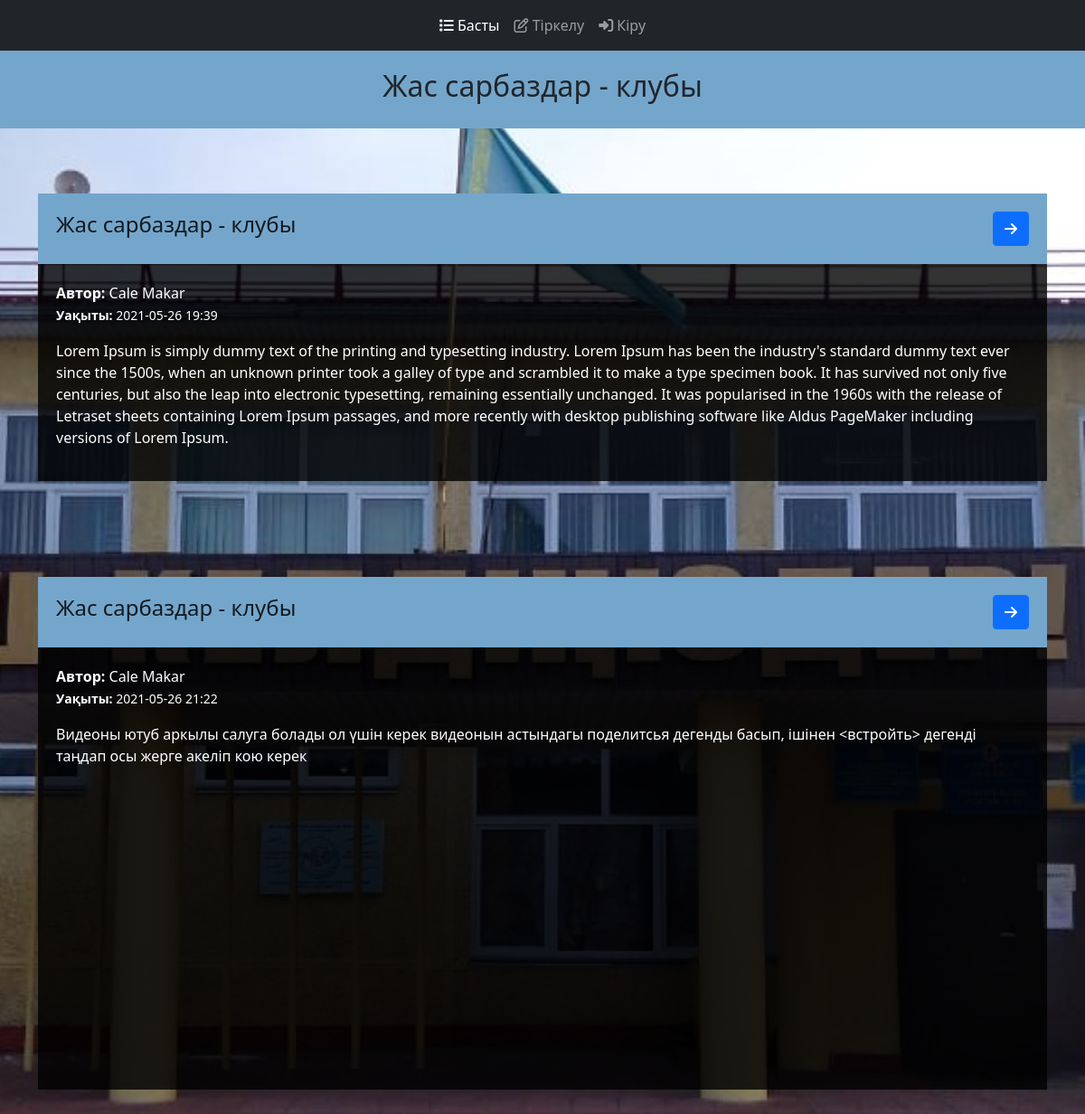
Screenshot of /group/2/ with the database file from the repository.
### circle/models.py (models this page shows, shortened)
class Group(models.Model):
	title   = models.CharField('Клуб атауы', max_length = 250)
	body    = models.TextField('Клуб жайында')
	picture = models.CharField('Клуб логотипі', max_length = 250, blank = True)
	users   = models.CharField('Клуб қолданушыларына', max_length = 3)

### main/models.py (models this page shows, shortened)
class Article(models.Model):
	author = models.ForeignKey(User, on_delete = models.CASCADE)
	group  = models.ForeignKey(Group, on_delete = models.CASCADE, default = 1)
	body   = models.TextField('Текст')
	date   = models.CharField('Уақыт', max_length = 50, default = 'Белгісіз сайт әкімшісіне хабарлаңыз')
	class Meta:
		verbose_name = 'Клуб жаңалықтары'
		verbose_name_plural = 'Клуб жаңалықтары'

### circle/views.py (the view)
# urls.py: path('<int:pk>/', views.DetailsView.as_view(), name = 'detail'),
class DetailsView(DetailView):
	model = Group
	template_name = 'circle/details.html'
	def get_context_data(self, **kwargs):
		context = super(DetailsView, self).get_context_data(**kwargs)
		context['article'] = Article.objects.all()
		context['customer'] = Customer.objects.all()
		return context

### circle/templates/circle/details.html (shortened to what this page needs)
{% extends 'base.html' %}
{% load static %}
{% block content %}
	<div>
		<div class="group-header">
			<div class="group">
				<div class="head-text">
					<h2>{{ object.title }} - клубы</h2>
				</div>
			</div>
		</div>
			{% for news in article %}
				{% if news.group == object %}
					<div class="container">
					<br>
						<br>
						<br>
							<div class="feed-block-content">
								<div class="header-block group">
									<div class="left-header">
										<h4><a href="" style="text-decoration: none;">{{ news.group.title }} - клубы </a> </h4>
									</div>
									<div class="right-header">
										<a href="{% url 'article_detail' news.id %}" class="btn btn-primary"><i class="fas fa-arrow-right"></i></a>
									</div>
								</div>
								<div class="content-block">
									<p><strong>Автор: </strong>
										{{ news.author.first_name }} {{ news.author.last_name }}<br>
										<small><strong>Уақыты: </strong>{{ news.date|slice:":16" }}</small>
									</p>
									<p>{{ news.body|safe }}</p>
								</div>
							</div>
					</div>
				{% endif %}
			{% endfor %}
	</div>
{% endblock %}

### main/static/main/style.css (style rules this page uses)
body { margin: 0; background: #ddd; }
.head-text h2 { text-align: center; }
.group { background: #74A6CC; padding: 20px; }
.group .left-header a { color: #131A1E; }
.group:after { content: ""; display: table; clear: both; }
.left-header { float: left; display: flex; }
.right-header { float: right; }
.feed-block-content { background: rgba(0, 0, 0, 0.8); margin-bottom: 3%; }
.content-block { color: #fff; padding: 20px; }
iframe { box-sizing: border-box; width: 100%; }

### rows the page displays
Group: title "Жас сарбаздар"
Article: group "Жас сарбаздар", author.first_name "Cale", author.last_name "Makar", date "2021-05-26 19:39", body "Lorem Ipsum is simply dummy text of the printing and typesetting industry. Lorem Ipsum has been the industry's standard dummy text ever since the 1500s, when an unknown printer took a galley of type and scrambled it to make a type specimen book. It has survived not only five centuries, but also the leap into electronic typesetting, remaining essentially unchanged. It was popularised in the 1960s with the release of Letraset sheets containing Lorem Ipsum passages, and more recently with desktop publishing software like Aldus PageMaker including versions of Lorem Ipsum."
Article: group "Жас сарбаздар", author.first_name "Cale", author.last_name "Makar", date "2021-05-26 21:22", body "Видеоны ютуб аркылы салуга болады ол үшін керек видеонын астындагы поделитсья дегенды басып, ішінен <встройть> дегенді таңдап осы жерге акеліп кою керек"
